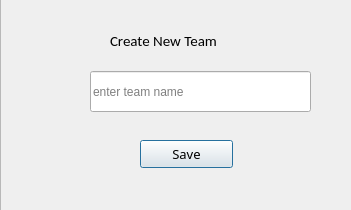
<?xml version="1.0" encoding="UTF-8"?>
<ui version="4.0">
 <class>Dialog</class>
 <widget class="QDialog" name="Dialog">
  <property name="geometry">
   <rect>
    <x>0</x>
    <y>0</y>
    <width>351</width>
    <height>210</height>
   </rect>
  </property>
  <property name="windowTitle">
   <string>new_team</string>
  </property>
  <widget class="QFrame" name="frame">
   <property name="geometry">
    <rect>
     <x>0</x>
     <y>-20</y>
     <width>401</width>
     <height>231</height>
    </rect>
   </property>
   <property name="frameShape">
    <enum>QFrame::StyledPanel</enum>
   </property>
   <property name="frameShadow">
    <enum>QFrame::Raised</enum>
   </property>
   <widget class="QLabel" name="label">
    <property name="geometry">
     <rect>
      <x>110</x>
      <y>50</y>
      <width>210</width>
      <height>22</height>
     </rect>
    </property>
    <property name="font">
     <font>
      <family>Calibri</family>
      <pointsize>11</pointsize>
      <weight>50</weight>
      <italic>false</italic>
      <bold>false</bold>
     </font>
    </property>
    <property name="text">
     <string>Create New Team</string>
    </property>
   </widget>
   <widget class="QLineEdit" name="team_name">
    <property name="geometry">
     <rect>
      <x>90</x>
      <y>91</y>
      <width>221</width>
      <height>41</height>
     </rect>
    </property>
    <property name="placeholderText">
     <string>enter team name</string>
    </property>
   </widget>
   <widget class="QPushButton" name="savename">
    <property name="geometry">
     <rect>
      <x>140</x>
      <y>160</y>
      <width>93</width>
      <height>28</height>
     </rect>
    </property>
    <property name="font">
     <font>
      <family>PMingLiU-ExtB</family>
      <pointsize>10</pointsize>
      <weight>50</weight>
      <bold>false</bold>
     </font>
    </property>
    <property name="text">
     <string>Save</string>
    </property>
   </widget>
  </widget>
 </widget>
 <resources/>
 <connections/>
</ui>
